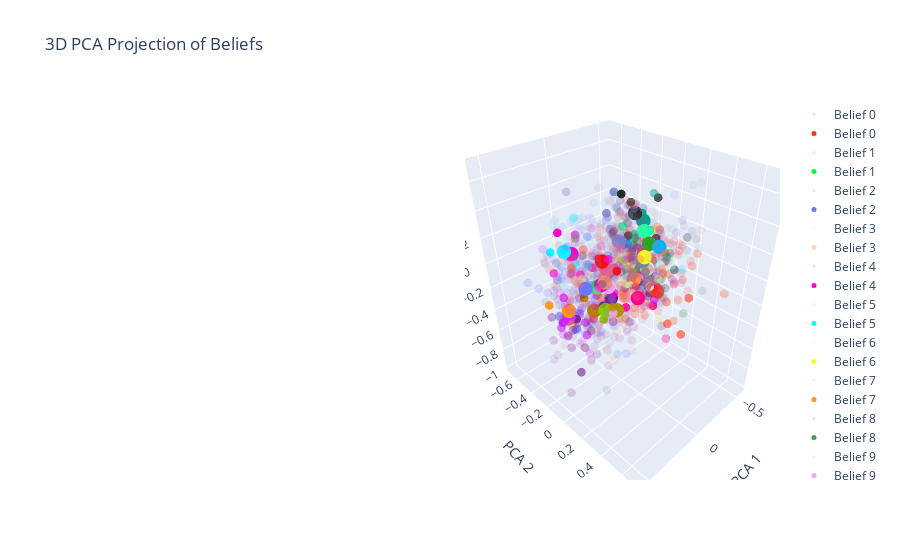

The notebook cell this image was saved under:
### Code cell
belief_predictions_pca = vis_pca.transform(belief_predictions.reshape(-1, 5))

# now visualize in 3d
transformer_input_belief_indices_flattened = transformer_input_belief_indices.view(-1).cpu().numpy()
from plotly.subplots import make_subplots
from plotly import graph_objects as go

colors = px.colors.qualitative.Light24 + px.colors.qualitative.Dark24 + px.colors.qualitative.Plotly

fig = make_subplots(rows=1, cols=2, specs=[[{'type': 'scatter3d'}, {'type': 'scatter3d'}]])
for belief in msp_belief_index.keys():
    b = msp_belief_index[belief]
    relevant_indices = np.where(transformer_input_belief_indices_flattened == b)[0]
    relevant_data = belief_predictions_pca[relevant_indices]
    if len(relevant_data) > 0:
        centers_of_mass = np.mean(relevant_data, axis=0)

        fig.add_trace(go.Scatter3d(x=relevant_data[:, 0],
                                   y=relevant_data[:, 1],
                                   z=relevant_data[:, 2],
                                   mode='markers', name=f'Belief {b}', marker=dict(size=3, color=colors[b], opacity=.1)),
                                   row=1, col=2)
    
        fig.add_trace(go.Scatter3d(x=[centers_of_mass[0]],
                                y=[centers_of_mass[1]],
                                z=[centers_of_mass[2]],
                                mode='markers',
                                name=f'Belief {b}',
                                marker=dict(size=5, color=colors[b], opacity=1)),
                    row=1, col=2)
        
fig.update_layout(title='3D PCA Projection of Beliefs',
                    scene=dict(xaxis_title='PCA 1', yaxis_title='PCA 2', zaxis_title='PCA 3'),
                    scene2=dict(xaxis_title='PCA 1', yaxis_title='PCA 2', zaxis_title='PCA 3'))
fig.show()
